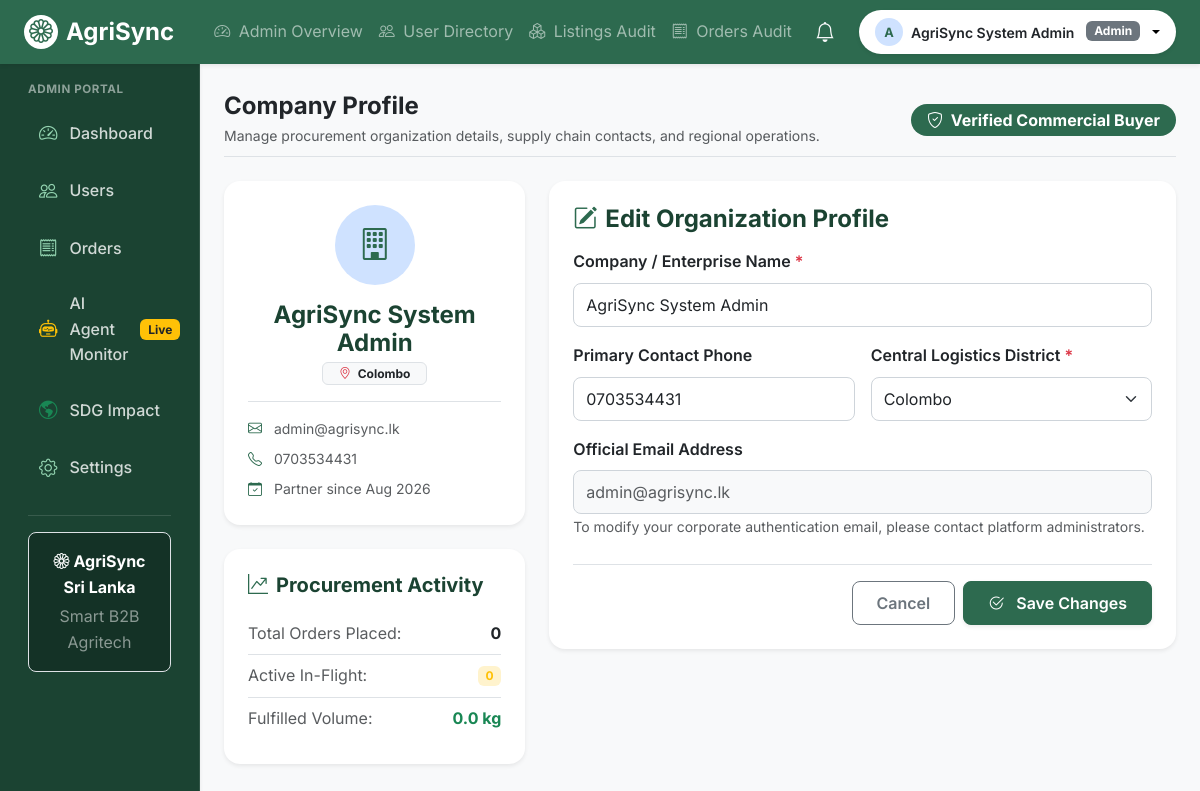
The page /business/profile.php (signed in) on the database its author committed.
### tables this page shows
CREATE TABLE IF NOT EXISTS `users` (
  `id` int(11) NOT NULL AUTO_INCREMENT,
  `name` varchar(100) NOT NULL,
  `email` varchar(150) NOT NULL,
  `password_hash` varchar(255) NOT NULL,
  `role` enum('farmer','business','admin') NOT NULL,
  `phone` varchar(20) DEFAULT NULL,
  `district` varchar(50) DEFAULT NULL,
  `is_active` tinyint(1) NOT NULL DEFAULT 1,
  `created_at` timestamp NOT NULL DEFAULT CURRENT_TIMESTAMP,
  `updated_at` timestamp NOT NULL DEFAULT CURRENT_TIMESTAMP ON UPDATE CURRENT_TIMESTAMP,
  PRIMARY KEY (`id`),
  UNIQUE KEY `email_unique` (`email`),
  KEY `role_index` (`role`),
  KEY `district_index` (`district`)
);

### business/profile.php (the view, shortened to what this page needs)
<?php
$user_id = (int)$_SESSION['user_id'];
$db = getDbConnection();
try {
    $stmt = $db->prepare("
        SELECT id, name, email, phone, district, role, created_at, updated_at
        FROM users
        WHERE id = ? LIMIT 1
    ");
    $stmt->execute([$user_id]);
    $user = $stmt->fetch();
    $stmt_stats = $db->prepare("
        SELECT
            COUNT(*) as total_orders,
            COALESCE(SUM(CASE WHEN status = 'fulfilled' THEN quantity_kg ELSE 0 END), 0) as fulfilled_kg,
            COALESCE(SUM(CASE WHEN status IN ('pending', 'matching', 'matched') THEN 1 ELSE 0 END), 0) as active_orders
        FROM order_requests
        WHERE business_id = ?
    ");
    $stmt_stats->execute([$user_id]);
    $stats = $stmt_stats->fetch();
} catch (PDOException $e) {
    $user = [];
    $stats = ['total_orders' => 0, 'fulfilled_kg' => 0, 'active_orders' => 0];
}
require_once __DIR__ . '/../includes/header.php';
require_once __DIR__ . '/../includes/navbar.php';
?>
<div class="container-fluid dashboard-wrapper">
    <div class="row">
        <?php require_once __DIR__ . '/../includes/sidebar.php'; ?>
        <main class="col-md-9 ms-sm-auto col-lg-10 px-md-4 main-content">
            <div class="d-flex flex-column flex-md-row justify-content-between align-items-md-center mb-4 pb-2 border-bottom">
                <div>
                    <h2 class="fw-bold text-dark mb-1">Company Profile</h2>
                    <p class="text-muted small mb-0">Manage procurement organization details, supply chain contacts, and regional operations.</p>
                </div>
                <div class="mt-3 mt-md-0">
                    <span class="badge bg-primary px-3 py-2 rounded-pill fs-6">
                        <i class="bi bi-shield-check me-1"></i> Verified Commercial Buyer
                    </span>
                </div>
            </div>
            <div class="row g-4">
                <div class="col-lg-4">
                    <div class="card border-0 shadow-sm rounded-4 p-4 text-center mb-4">
                        <div class="avatar-circle mx-auto mb-3 bg-primary-subtle text-primary fw-bold fs-2 rounded-circle d-flex align-items-center justify-content-center" style="width: 80px; height: 80px;">
                            <i class="bi bi-building"></i>
                        </div>
                        <h4 class="fw-bold mb-1"><?= htmlspecialchars($user['name'] ?? 'Commercial Buyer', ENT_QUOTES, 'UTF-8') ?></h4>
                        <span class="badge bg-light text-dark border mx-auto mb-3 px-3 py-1">
                            <i class="bi bi-geo-alt text-danger me-1"></i> <?= htmlspecialchars($user['district'] ?? 'Sri Lanka', ENT_QUOTES, 'UTF-8') ?>
                        </span>
                        <div class="border-top pt-3 text-start small text-muted">
                            <p class="mb-2"><i class="bi bi-envelope me-2 text-primary"></i> <?= htmlspecialchars($user['email'] ?? '', ENT_QUOTES, 'UTF-8') ?></p>
                            <p class="mb-2"><i class="bi bi-telephone me-2 text-primary"></i> <?= htmlspecialchars($user['phone'] ?? 'Not provided', ENT_QUOTES, 'UTF-8') ?></p>
                            <p class="mb-0"><i class="bi bi-calendar-check me-2 text-primary"></i> Partner since <?= date('M Y', strtotime($user['created_at'] ?? 'now')) ?></p>
                        </div>
                    </div>
                    <div class="card border-0 shadow-sm rounded-4 p-4">
                        <h5 class="fw-bold mb-3"><i class="bi bi-graph-up-arrow text-primary me-2"></i>Procurement Activity</h5>
                        <div class="d-flex justify-content-between align-items-center py-2 border-bottom">
                            <span class="text-muted">Total Orders Placed:</span>
                            <span class="fw-bold"><?= number_format((int)($stats['total_orders'] ?? 0)) ?></span>
                        </div>
                        <div class="d-flex justify-content-between align-items-center py-2 border-bottom">
                            <span class="text-muted">Active In-Flight:</span>
                            <span class="badge bg-warning-subtle text-warning fw-bold"><?= number_format((int)($stats['active_orders'] ?? 0)) ?></span>
                        </div>
                        <div class="d-flex justify-content-between align-items-center py-2">
                            <span class="text-muted">Fulfilled Volume:</span>
                            <span class="fw-bold text-success"><?= number_format((float)($stats['fulfilled_kg'] ?? 0), 1) ?> kg</span>
                        </div>
                    </div>
                </div>
                <div class="col-lg-8">
                    <div class="card border-0 shadow-sm rounded-4 p-4">
                        <h4 class="fw-bold mb-3"><i class="bi bi-pencil-square text-primary me-2"></i>Edit Organization Profile</h4>
                        <form method="POST" action="">
                            <div class="row g-3">
                                <div class="col-md-12">
                                    <label class="form-label fw-semibold">Company / Enterprise Name <span class="text-danger">*</span></label>
                                    <input type="text" name="name" class="form-control rounded-3 py-2" value="<?= htmlspecialchars($user['name'] ?? '', ENT_QUOTES, 'UTF-8') ?>" required>
                                </div>
                                <div class="col-md-6">
                                    <label class="form-label fw-semibold">Primary Contact Phone</label>
                                    <input type="text" name="phone" class="form-control rounded-3 py-2" placeholder="011-XXXXXXX" value="<?= htmlspecialchars($user['phone'] ?? '', ENT_QUOTES, 'UTF-8') ?>">
                                </div>
                                <div class="col-md-6">
                                    <label class="form-label fw-semibold">Central Logistics District <span class="text-danger">*</span></label>
                                    <select name="district" class="form-select rounded-3 py-2" required>
                                        <?php
                                        $districts = ['Colombo', 'Gampaha', 'Kalutara', 'Kandy', 'Matale', 'Nuwara Eliya', 'Galle', 'Matara', 'Hambantota', 'Jaffna', 'Kilinochchi', 'Mannar', 'Vavuniya', 'Mullaitivu', 'Batticaloa', 'Ampara', 'Trincomalee', 'Kurunegala', 'Puttalam', 'Anuradhapura', 'Polonnaruwa', 'Badulla', 'Monaragala', 'Ratnapura', 'Kegalle'];
                                        foreach ($districts as $d):
                                            $sel = ($user['district'] ?? '') === $d ? 'selected' : '';
                                        ?>
                                            <option value="<?= $d ?>" <?= $sel ?>><?= $d ?></option>
                                        <?php endforeach; ?>
                                    </select>
                                </div>
                                <div class="col-md-12">
                                    <label class="form-label fw-semibold">Official Email Address</label>
                                    <input type="email" class="form-control rounded-3 py-2 bg-light text-muted" value="<?= htmlspecialchars($user['email'] ?? '', ENT_QUOTES, 'UTF-8') ?>" readonly disabled>
                                    <small class="text-muted">To modify your corporate authentication email, please contact platform administrators.</small>
                                </div>
                            </div>
                            <div class="mt-4 pt-3 border-top d-flex justify-content-end gap-2">
                                <a href="dashboard.php" class="btn btn-outline-secondary px-4 rounded-3">Cancel</a>
                                <button type="submit" class="btn btn-primary px-4 rounded-3 shadow-sm">
                                    <i class="bi bi-check2-circle me-1"></i> Save Changes
                                </button>
                            </div>
                        </form>
                    </div>
                </div>
            </div>
        </main>
    </div>
</div>
<?php require_once __DIR__ . '/../includes/footer.php'; ?>

### assets/css/style.css (style rules this page uses)
:root { --clr-primary: #2D6A4F; --clr-primary-dark: #1B4332; --clr-primary-light: #40916C; --clr-accent: #95D5B2; --clr-accent-light: #D8F3DC; --clr-bg: #F8F9FA; --clr-surface: #FFFFFF; --clr-text: #212529; --clr-text-muted: #6C757D; --clr-border: #E9ECEF; --clr-danger: #DC3545; --clr-warning: #FFC107; --clr-info: #0DCAF0; --radius-sm: 8px; --radius-md: 12px; --radius-lg: 16px; --shadow-sm: 0 2px 8px rgba(0, 0, 0, 0.06); --shadow-md: 0 4px 16px rgba(0, 0, 0, 0.08); --shadow-lg: 0 10px 30px rgba(0, 0, 0, 0.12); --transition-fast: all 0.2s ease; }
body { font-family: 'Inter', -apple-system, BlinkMacSystemFont, 'Segoe UI', Roboto, sans-serif; background-color: var(--clr-bg); color: var(--clr-text); line-height: 1.6; -webkit-font-smoothing: antialiased; }
h1, h2, h3, h4, h5, h6 { font-family: 'Inter', sans-serif; font-weight: 700; color: var(--clr-primary-dark); }
h2 { font-size: 1.5rem; }
.card, .agri-card { background-color: var(--clr-surface); border: 1px solid var(--clr-border); border-radius: var(--radius-md); box-shadow: var(--shadow-sm); transition: var(--transition-fast); }
.btn { border-radius: var(--radius-sm); min-height: 44px; font-weight: 600; display: inline-flex; align-items: center; justify-content: center; gap: 0.5rem; padding: 0.5rem 1.25rem; transition: var(--transition-fast); }
.btn-primary { background-color: var(--clr-primary); border-color: var(--clr-primary); color: #ffffff; }
.form-control, .form-select { border-radius: var(--radius-sm); min-height: 44px; border: 1px solid #ced4da; transition: var(--transition-fast); }
.dashboard-wrapper { min-height: calc(100vh - 56px); }
.main-content { background-color: var(--clr-bg); min-height: calc(100vh - 56px); padding: 1.75rem 1.5rem; }
.bg-primary { background-color: var(--clr-primary) !important; }
.text-primary { color: var(--clr-primary) !important; }

### rows shown on the page
users: name "AgriSync System Admin", district "Colombo", email "admin@agrisync.lk", phone "0703534431", created_at "Aug 2026"

### other values the page prints
substr($user_name, 0, 1) "A"
$user_name "AgriSync System Admin"
$user_role "Admin"
$user_role "ADMIN"
$stats['total_orders'] "0"
$stats['active_orders'] "0"
$stats['fulfilled_kg'] "0.0"
form field district "Colombo"
